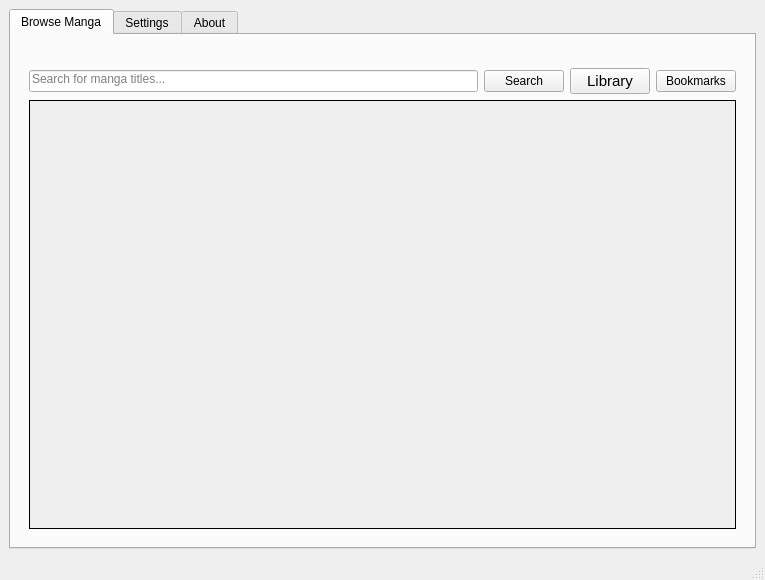
<?xml version="1.0" encoding="UTF-8"?>
<ui version="4.0">
 <class>MainWindow</class>
 <widget class="QMainWindow" name="MainWindow">
  <property name="geometry">
   <rect>
    <x>0</x>
    <y>0</y>
    <width>765</width>
    <height>580</height>
   </rect>
  </property>
  <property name="font">
   <font>
    <weight>50</weight>
    <bold>false</bold>
   </font>
  </property>
  <property name="contextMenuPolicy">
   <enum>Qt::DefaultContextMenu</enum>
  </property>
  <property name="acceptDrops">
   <bool>false</bool>
  </property>
  <property name="windowTitle">
   <string>Manga Centipede</string>
  </property>
  <property name="windowOpacity">
   <double>1.000000000000000</double>
  </property>
  <property name="toolButtonStyle">
   <enum>Qt::ToolButtonIconOnly</enum>
  </property>
  <property name="animated">
   <bool>true</bool>
  </property>
  <property name="documentMode">
   <bool>false</bool>
  </property>
  <property name="tabShape">
   <enum>QTabWidget::Rounded</enum>
  </property>
  <property name="unifiedTitleAndToolBarOnMac">
   <bool>false</bool>
  </property>
  <widget class="QWidget" name="centralwidget">
   <layout class="QGridLayout" name="gridLayout">
    <item row="0" column="0">
     <widget class="QTabWidget" name="navMenu">
      <property name="enabled">
       <bool>true</bool>
      </property>
      <property name="font">
       <font>
        <weight>50</weight>
        <italic>false</italic>
        <bold>false</bold>
       </font>
      </property>
      <property name="cursor">
       <cursorShape>ArrowCursor</cursorShape>
      </property>
      <property name="mouseTracking">
       <bool>false</bool>
      </property>
      <property name="layoutDirection">
       <enum>Qt::LeftToRight</enum>
      </property>
      <property name="autoFillBackground">
       <bool>false</bool>
      </property>
      <property name="styleSheet">
       <string notr="true"/>
      </property>
      <property name="tabPosition">
       <enum>QTabWidget::North</enum>
      </property>
      <property name="tabShape">
       <enum>QTabWidget::Rounded</enum>
      </property>
      <property name="currentIndex">
       <number>0</number>
      </property>
      <widget class="QWidget" name="browseMangaTab">
       <attribute name="title">
        <string>Browse Manga</string>
       </attribute>
       <layout class="QVBoxLayout" name="verticalLayout_2">
        <item>
         <widget class="QStackedWidget" name="browseStackedWidget">
          <property name="currentIndex">
           <number>0</number>
          </property>
          <widget class="QWidget" name="searchPage">
           <layout class="QVBoxLayout" name="searchPageVLayout">
            <item>
             <spacer name="searchPageTopVSpacer">
              <property name="orientation">
               <enum>Qt::Vertical</enum>
              </property>
              <property name="sizeType">
               <enum>QSizePolicy::Fixed</enum>
              </property>
              <property name="sizeHint" stdset="0">
               <size>
                <width>20</width>
                <height>15</height>
               </size>
              </property>
             </spacer>
            </item>
            <item>
             <layout class="QHBoxLayout" name="searchBarHLayout">
              <item>
               <widget class="QLineEdit" name="searchBar">
                <property name="alignment">
                 <set>Qt::AlignLeading|Qt::AlignLeft|Qt::AlignTop</set>
                </property>
                <property name="placeholderText">
                 <string>Search for manga titles...</string>
                </property>
               </widget>
              </item>
              <item>
               <widget class="QPushButton" name="searchButton">
                <property name="text">
                 <string>Search</string>
                </property>
               </widget>
              </item>
              <item>
               <widget class="QPushButton" name="showLocalLibraryButton">
                <property name="font">
                 <font>
                  <pointsize>11</pointsize>
                  <weight>50</weight>
                  <bold>false</bold>
                 </font>
                </property>
                <property name="text">
                 <string>Library</string>
                </property>
               </widget>
              </item>
              <item>
               <widget class="QPushButton" name="showBookmarksButton">
                <property name="text">
                 <string>Bookmarks</string>
                </property>
               </widget>
              </item>
             </layout>
            </item>
            <item>
             <widget class="QScrollArea" name="searchPageScrollArea">
              <property name="frameShape">
               <enum>QFrame::Box</enum>
              </property>
              <property name="frameShadow">
               <enum>QFrame::Plain</enum>
              </property>
              <property name="widgetResizable">
               <bool>true</bool>
              </property>
              <property name="alignment">
               <set>Qt::AlignCenter</set>
              </property>
              <widget class="QWidget" name="searchPageScrollAreaContents">
               <property name="geometry">
                <rect>
                 <x>0</x>
                 <y>0</y>
                 <width>705</width>
                 <height>395</height>
                </rect>
               </property>
               <layout class="QVBoxLayout" name="vLayoutForResultsContent"/>
              </widget>
             </widget>
            </item>
           </layout>
          </widget>
          <widget class="QWidget" name="infoPage">
           <layout class="QVBoxLayout" name="verticalLayout_6">
            <item>
             <spacer name="infoPageVerticalSpacer">
              <property name="orientation">
               <enum>Qt::Vertical</enum>
              </property>
              <property name="sizeType">
               <enum>QSizePolicy::Fixed</enum>
              </property>
              <property name="sizeHint" stdset="0">
               <size>
                <width>20</width>
                <height>10</height>
               </size>
              </property>
             </spacer>
            </item>
            <item>
             <layout class="QHBoxLayout" name="horizontalLayout">
              <item>
               <widget class="QLabel" name="imageLabel">
                <property name="text">
                 <string>TextLabel</string>
                </property>
                <property name="margin">
                 <number>10</number>
                </property>
               </widget>
              </item>
              <item>
               <layout class="QFormLayout" name="mangaInfoForm">
                <property name="labelAlignment">
                 <set>Qt::AlignLeading|Qt::AlignLeft|Qt::AlignVCenter</set>
                </property>
                <property name="formAlignment">
                 <set>Qt::AlignLeading|Qt::AlignLeft|Qt::AlignTop</set>
                </property>
                <property name="horizontalSpacing">
                 <number>20</number>
                </property>
                <property name="verticalSpacing">
                 <number>10</number>
                </property>
                <property name="leftMargin">
                 <number>20</number>
                </property>
                <property name="topMargin">
                 <number>10</number>
                </property>
                <property name="rightMargin">
                 <number>10</number>
                </property>
                <property name="bottomMargin">
                 <number>10</number>
                </property>
                <item row="0" column="0">
                 <widget class="QLabel" name="title">
                  <property name="text">
                   <string>Title:</string>
                  </property>
                 </widget>
                </item>
                <item row="1" column="0">
                 <widget class="QLabel" name="descriptionLabel">
                  <property name="text">
                   <string>Description:</string>
                  </property>
                 </widget>
                </item>
                <item row="2" column="0">
                 <widget class="QLabel" name="categoriesLabel">
                  <property name="text">
                   <string>Categories:</string>
                  </property>
                 </widget>
                </item>
                <item row="3" column="0">
                 <widget class="QLabel" name="authorsLabel">
                  <property name="text">
                   <string>Authors:</string>
                  </property>
                 </widget>
                </item>
                <item row="4" column="0">
                 <widget class="QLabel" name="statusLabel">
                  <property name="text">
                   <string>Status:</string>
                  </property>
                 </widget>
                </item>
                <item row="5" column="0">
                 <widget class="QLabel" name="chaptersLabel">
                  <property name="text">
                   <string>Chapters:</string>
                  </property>
                 </widget>
                </item>
                <item row="5" column="1">
                 <widget class="QLabel" name="chaptersValueLabel">
                  <property name="text">
                   <string>TextLabel</string>
                  </property>
                 </widget>
                </item>
                <item row="4" column="1">
                 <widget class="QLabel" name="statusValueLabel">
                  <property name="text">
                   <string>TextLabel</string>
                  </property>
                 </widget>
                </item>
                <item row="3" column="1">
                 <widget class="QLabel" name="authorsValueLabel">
                  <property name="text">
                   <string>TextLabel</string>
                  </property>
                 </widget>
                </item>
                <item row="2" column="1">
                 <widget class="QLabel" name="categoriesValueLabel">
                  <property name="text">
                   <string>TextLabel</string>
                  </property>
                 </widget>
                </item>
                <item row="1" column="1">
                 <widget class="QLabel" name="descriptionValueLabel">
                  <property name="text">
                   <string>TextLabel</string>
                  </property>
                 </widget>
                </item>
                <item row="0" column="1">
                 <widget class="QLabel" name="titleValueLabel">
                  <property name="text">
                   <string>TextLabel</string>
                  </property>
                 </widget>
                </item>
                <item row="6" column="0">
                 <widget class="QPushButton" name="downloadChapterButton">
                  <property name="text">
                   <string>Download To Chapter: </string>
                  </property>
                 </widget>
                </item>
                <item row="6" column="1">
                 <widget class="QSpinBox" name="chapterRangeSpinBox">
                  <property name="sizePolicy">
                   <sizepolicy hsizetype="Fixed" vsizetype="Fixed">
                    <horstretch>0</horstretch>
                    <verstretch>0</verstretch>
                   </sizepolicy>
                  </property>
                  <property name="maximumSize">
                   <size>
                    <width>80</width>
                    <height>16777215</height>
                   </size>
                  </property>
                 </widget>
                </item>
               </layout>
              </item>
             </layout>
            </item>
            <item>
             <widget class="QLabel" name="chapterListLabel">
              <property name="font">
               <font>
                <pointsize>20</pointsize>
               </font>
              </property>
              <property name="frameShape">
               <enum>QFrame::Box</enum>
              </property>
              <property name="frameShadow">
               <enum>QFrame::Sunken</enum>
              </property>
              <property name="text">
               <string>CHAPTER LIST</string>
              </property>
              <property name="alignment">
               <set>Qt::AlignCenter</set>
              </property>
             </widget>
            </item>
            <item>
             <widget class="QScrollArea" name="chapterListScrollArea">
              <property name="frameShape">
               <enum>QFrame::NoFrame</enum>
              </property>
              <property name="widgetResizable">
               <bool>true</bool>
              </property>
              <widget class="QWidget" name="chapterListScrollAreaWidgetContents">
               <property name="geometry">
                <rect>
                 <x>0</x>
                 <y>0</y>
                 <width>233</width>
                 <height>83</height>
                </rect>
               </property>
               <layout class="QGridLayout" name="gridLayout_3">
                <item row="0" column="0">
                 <layout class="QGridLayout" name="chapterListGridLayout">
                  <item row="1" column="0">
                   <widget class="QLabel" name="chapter_4">
                    <property name="text">
                     <string>TextLabel</string>
                    </property>
                   </widget>
                  </item>
                  <item row="0" column="0">
                   <widget class="QLabel" name="chapter_1">
                    <property name="text">
                     <string>TextLabel</string>
                    </property>
                   </widget>
                  </item>
                  <item row="2" column="0">
                   <widget class="QLabel" name="chapter_7">
                    <property name="text">
                     <string>TextLabel</string>
                    </property>
                   </widget>
                  </item>
                  <item row="0" column="1">
                   <widget class="QLabel" name="chapter_2">
                    <property name="text">
                     <string>TextLabel</string>
                    </property>
                   </widget>
                  </item>
                  <item row="0" column="2">
                   <widget class="QLabel" name="chapter_3">
                    <property name="text">
                     <string>TextLabel</string>
                    </property>
                   </widget>
                  </item>
                  <item row="1" column="1">
                   <widget class="QLabel" name="chapter_5">
                    <property name="text">
                     <string>TextLabel</string>
                    </property>
                   </widget>
                  </item>
                  <item row="1" column="2">
                   <widget class="QLabel" name="chapter_6">
                    <property name="text">
                     <string>TextLabel</string>
                    </property>
                   </widget>
                  </item>
                  <item row="2" column="1">
                   <widget class="QLabel" name="chapter_8">
                    <property name="text">
                     <string>TextLabel</string>
                    </property>
                   </widget>
                  </item>
                  <item row="2" column="2">
                   <widget class="QLabel" name="chapter_9">
                    <property name="text">
                     <string>TextLabel</string>
                    </property>
                   </widget>
                  </item>
                 </layout>
                </item>
               </layout>
              </widget>
             </widget>
            </item>
           </layout>
          </widget>
         </widget>
        </item>
       </layout>
      </widget>
      <widget class="QWidget" name="settingsTab">
       <attribute name="title">
        <string>Settings</string>
       </attribute>
      </widget>
      <widget class="QWidget" name="aboutTab">
       <attribute name="title">
        <string>About</string>
       </attribute>
      </widget>
     </widget>
    </item>
   </layout>
  </widget>
  <widget class="QMenuBar" name="menubar">
   <property name="geometry">
    <rect>
     <x>0</x>
     <y>0</y>
     <width>765</width>
     <height>22</height>
    </rect>
   </property>
  </widget>
  <widget class="QStatusBar" name="statusbar"/>
 </widget>
 <resources/>
 <connections/>
</ui>
